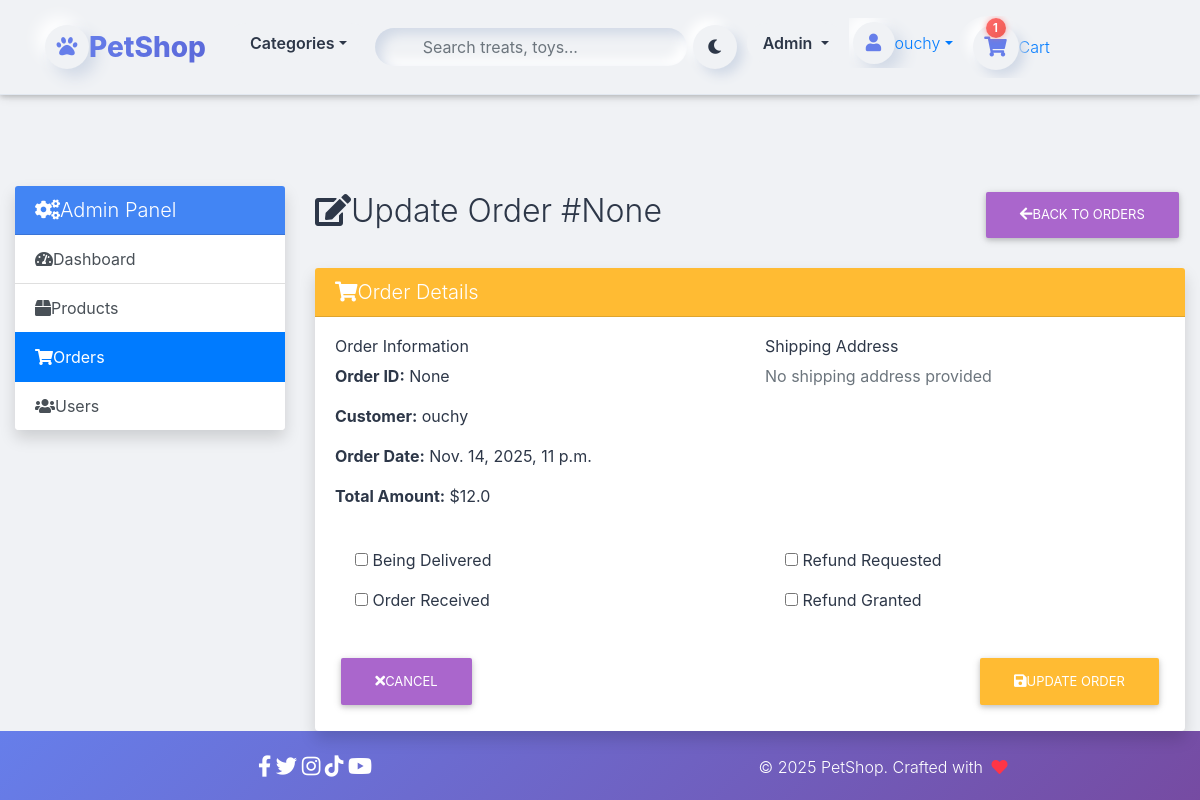
Page /dashboard/orders/26/update/ (signed in) on the earlier database version.
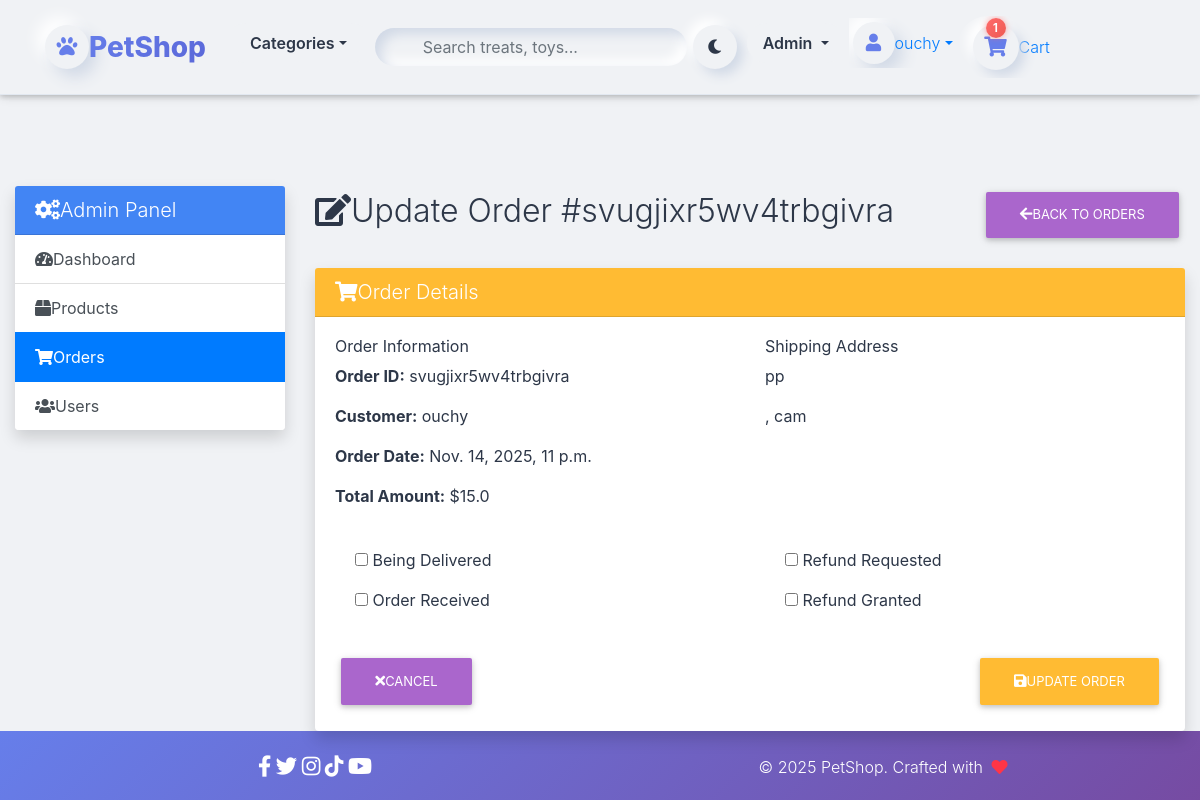
Same page on the later database version.
### core/models.py (models this page shows, shortened)
class Order(models.Model):
    user = models.ForeignKey(settings.AUTH_USER_MODEL,
                             on_delete=models.CASCADE)
    ref_code = models.CharField(max_length=20, blank=True, null=True)
    items = models.ManyToManyField(OrderItem)
    start_date = models.DateTimeField(auto_now_add=True)
    ordered_date = models.DateTimeField()
    ordered = models.BooleanField(default=False)
    shipping_address = models.ForeignKey(
        'Address', related_name='shipping_address', on_delete=models.SET_NULL, blank=True, null=True)
    billing_address = models.ForeignKey(
        'Address', related_name='billing_address', on_delete=models.SET_NULL, blank=True, null=True)
    payment = models.ForeignKey(
        'Payment', on_delete=models.SET_NULL, blank=True, null=True)
    coupon = models.ForeignKey(
        'Coupon', on_delete=models.SET_NULL, blank=True, null=True)
    being_delivered = models.BooleanField(default=False)
    received = models.BooleanField(default=False)
    refund_requested = models.BooleanField(default=False)
    refund_granted = models.BooleanField(default=False)
    '''
    1. Item added to cart
    2. Adding a billing address
    (Failed checkout)
    3. Payment
    (Preprocessing, processing, packaging etc.)
    4. Being delivered
    5. Received
    6. Refunds
    '''
    def get_total(self):
        total = 0
        for order_item in self.items.all():
            total += order_item.get_final_price()
        if self.coupon:
            total -= self.coupon.amount
        return total

class OrderItem(models.Model):
    user = models.ForeignKey(settings.AUTH_USER_MODEL,
                             on_delete=models.CASCADE)
    ordered = models.BooleanField(default=False)
    item = models.ForeignKey(Item, on_delete=models.CASCADE)
    quantity = models.IntegerField(default=1)
    def get_total_discount_item_price(self):
        return self.quantity * self.item.discount_price
    def get_final_price(self):
        if self.item.discount_price:
            return self.get_total_discount_item_price()
        return self.get_total_item_price()

class Item(models.Model):
    title = models.CharField(max_length=100)
    price = models.FloatField()
    discount_price = models.FloatField(blank=True, null=True)
    category = models.CharField(choices=CATEGORY_CHOICES, max_length=2)
    label = models.CharField(choices=LABEL_CHOICES, max_length=1)
    slug = models.SlugField()
    description = models.TextField()
    image = models.ImageField()

class Coupon(models.Model):
    code = models.CharField(max_length=15)
    amount = models.FloatField()

class Address(models.Model):
    user = models.ForeignKey(settings.AUTH_USER_MODEL,
                             on_delete=models.CASCADE)
    street_address = models.CharField(max_length=100)
    apartment_address = models.CharField(max_length=100)
    country = CountryField(multiple=False)
    zip = models.CharField(max_length=100)
    address_type = models.CharField(max_length=1, choices=ADDRESS_CHOICES)
    default = models.BooleanField(default=False)
    class Meta:
        verbose_name_plural = 'Addresses'

### core/views.py (the view, shortened to what this page needs)
# urls.py: path('dashboard/orders/<int:pk>/update/', AdminOrderUpdateView.as_view(), name='admin-order-update'),
@method_decorator(staff_member_required, name='dispatch')
class AdminOrderUpdateView(UpdateView):
    model = Order
    template_name = 'admin_order_form.html'
    fields = ['being_delivered', 'received', 'refund_requested', 'refund_granted']
    success_url = reverse_lazy('core:admin-dashboard')

### core/templatetags/cart_template_tags.py (called while the page is built)
@register.filter
def cart_item_count(user):
    if user.is_authenticated:
        qs = Order.objects.filter(user=user, ordered=False)
        if qs.exists():
            return qs[0].items.count()
    return 0

### templates/admin_order_form.html (shortened to what the changed rows need)
{% extends "base.html" %}
{% block content %}
<div class="container-fluid mt-4">
    <div class="row">
        <div class="col-md-9">
            <div class="d-flex justify-content-between align-items-center mb-4">
                <h2><i class="fas fa-edit me-2"></i>Update Order #{{ object.ref_code }}</h2>
                <a href="{% url 'core:admin-order-list' %}" class="btn btn-secondary">
                    <i class="fas fa-arrow-left me-2"></i>Back to Orders
                </a>
            </div>
            <div class="card shadow">
                <div class="card-body">
                    <div class="row mb-4">
                        <div class="col-md-6">
                            <h6>Order Information</h6>
                            <p><strong>Order ID:</strong> {{ object.ref_code }}</p>
                            <p><strong>Customer:</strong> {{ object.user.username }}</p>
                            <p><strong>Order Date:</strong> {{ object.ordered_date }}</p>
                            <p><strong>Total Amount:</strong> ${{ object.get_total }}</p>
                        </div>
                        <div class="col-md-6">
                            <h6>Shipping Address</h6>
                            {% if object.shipping_address %}
                            <p>{{ object.shipping_address.street_address }}</p>
                            <p>{{ object.shipping_address.city }}, {{ object.shipping_address.zip }}</p>
                            {% else %}
                            <p class="text-muted">No shipping address provided</p>
                            {% endif %}
                        </div>
                    </div>
                    <form method="post">
                        <div class="row">
                            <div class="col-md-6">
                                <div class="mb-3 form-check form-switch">
                                    {{ form.being_delivered }}
                                    <label class="form-check-label" for="{{ form.being_delivered.id_for_label }}">
                                        Being Delivered
                                    </label>
                                </div>
                                <div class="mb-3 form-check form-switch">
                                    {{ form.received }}
                                    <label class="form-check-label" for="{{ form.received.id_for_label }}">
                                        Order Received
                                    </label>
                                </div>
                            </div>
                            <div class="col-md-6">
                                <div class="mb-3 form-check form-switch">
                                    {{ form.refund_requested }}
                                    <label class="form-check-label" for="{{ form.refund_requested.id_for_label }}">
                                        Refund Requested
                                    </label>
                                </div>
                                <div class="mb-3 form-check form-switch">
                                    {{ form.refund_granted }}
                                    <label class="form-check-label" for="{{ form.refund_granted.id_for_label }}">
                                        Refund Granted
                                    </label>
                                </div>
                            </div>
                        </div>
                    </form>
                </div>
            </div>
        </div>
    </div>
</div>
{% endblock %}

Differences in the rows shown:
changed Order "ouchy": ref_code "None" → "svugjixr5wv4trbgivra"; get_total "12.0" → "15.0"; shipping_address_id empty → 43 (drawn); shipping_address.street_address (not shown) → "pp"; shipping_address.zip (not shown) → "cam"
Other differences:
text no longer shown: "No shipping address provided"
